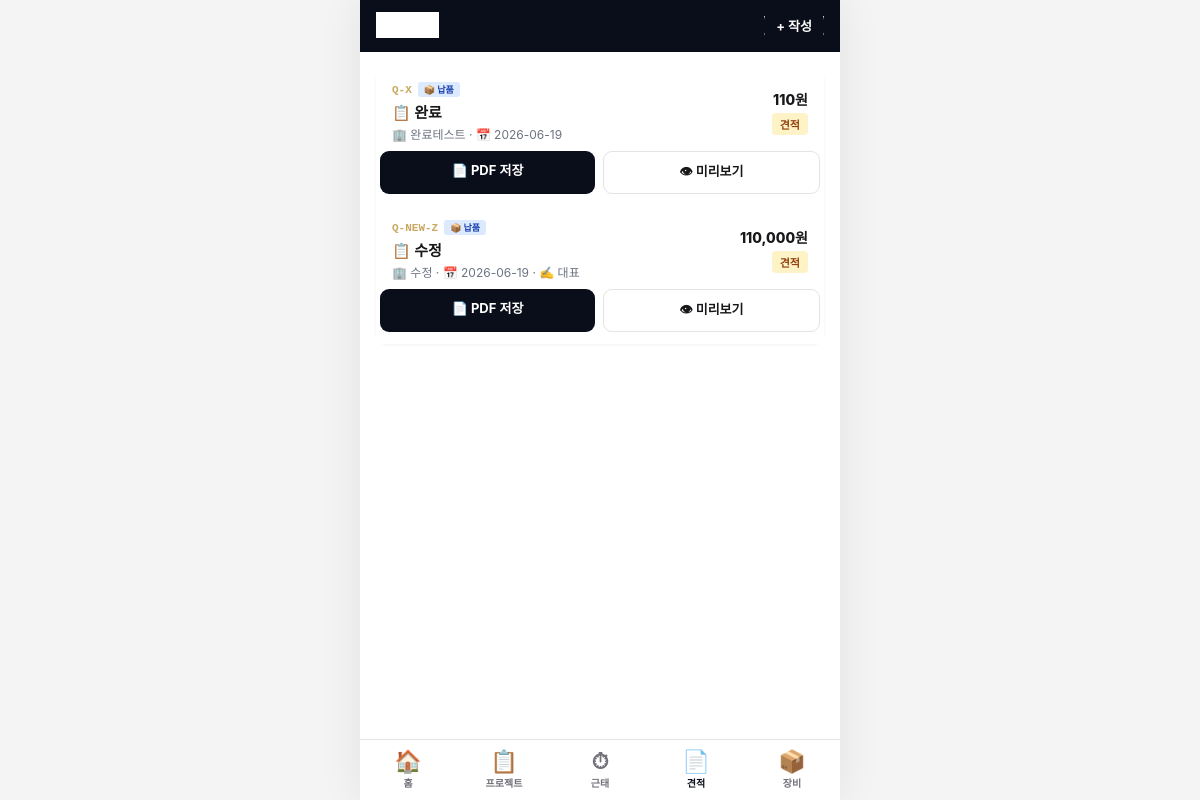
Screenshot of /m/quotes (signed in) with the database file from the repository.
### database.py (models this page shows)
class Quote(SQLModel, table=True):
    id: Optional[int] = Field(default=None, primary_key=True)
    quote_number: str = Field(unique=True, index=True)  # Q-2026-001
    quote_date: date
    event_date: Optional[date] = None    # 행사일 (선택)
    quote_type: str = "납품"  # 납품 / 렌탈
    rental_days: int = 1  # 렌탈일 경우 사용 일수
    vendor_id: Optional[int] = Field(default=None, foreign_key="vendor.id")
    vendor_name: str = ""  # 직접 입력도 가능
    vendor_contact: str = ""
    vendor_phone: str = ""
    project_name: str = ""
    subtotal: int = 0
    discount: int = 0
    after_discount: int = 0
    vat: int = 0
    total: int = 0
    vat_mode: str = "supply"
    status: str = "견적"  # 견적/수주/실주/보류/취소
    valid_until: Optional[date] = None
    payment_terms: str = "세금계산서 발행 후 30일 이내 입금"
    delivery_terms: str = "발주일로부터 협의 후 결정"
    notes: str = ""
    project_id: Optional[int] = Field(default=None, foreign_key="project.id", index=True)
    created_by: Optional[int] = Field(default=None, foreign_key="user.id")
    updated_by: Optional[int] = Field(default=None, foreign_key="user.id")   # 최종 수정자
    updated_at: Optional[datetime] = None
    created_at: datetime = Field(default_factory=datetime.utcnow)

class User(SQLModel, table=True):
    id: Optional[int] = Field(default=None, primary_key=True)
    username: str = Field(unique=True, index=True)
    password_hash: str
    name: str
    role: str = "staff"  # admin / staff
    phone: str = ""
    is_active: bool = True
    permissions_json: str = "{}"
    employee_type: str = "정직원"  # 정직원 / 알바생 / 관리자 (정직원만 출퇴근 버튼 사용)
    worker_id: Optional[int] = Field(default=None, foreign_key="worker.id", index=True)
    created_at: datetime = Field(default_factory=datetime.utcnow)

### routes_mobile.py (the view)
@router.get("/quotes", response_class=HTMLResponse)
def mobile_quotes(request: Request):
    user = _user(request)
    from permissions import has_permission
    if not has_permission(user, "quotes"):
        raise HTTPException(403, "견적서 권한이 없습니다.")
    from database import Quote, Project
    with Session(engine, expire_on_commit=False) as s:
        quotes = s.exec(select(Quote).order_by(Quote.quote_date.desc())).all()
        proj_map = {p.id: p.name for p in s.exec(select(Project)).all()}
        _names = {u.id: (u.name or u.username) for u in s.exec(select(User)).all()}
        rows = []
        for q in quotes:
            pname = (q.project_name or "").strip()
            if not pname and getattr(q, "project_id", None):
                pname = (proj_map.get(q.project_id) or "").strip()
            if not pname:
                pname = f"{q.quote_number} ({q.vendor_name or '거래처 미지정'})"
            rows.append({
                "id": q.id, "quote_number": q.quote_number,
                "quote_date": q.quote_date, "quote_type": q.quote_type,
                "vendor_name": q.vendor_name, "project_name": pname,
                "total": q.total, "status": q.status,
                "author_name": _names.get(q.created_by, ""),
            })
    return templates.TemplateResponse(request, "mobile/quotes.html", {
        "user": user, "quotes": rows,
    })

### templates/mobile/quotes.html (shortened to what this page needs)
{% extends "mobile/base.html" %}
{% set active_tab = 'quotes' %}
{% set back_url = '/m/' %}
{% block header_right %}<a href="/m/quote/new" style="background:#0A0E1A; color:white; padding:6px 12px; border-radius:8px; font-size:13px; font-weight:700; text-decoration:none;">+ 작성</a>{% endblock %}
{% block content %}
{% if quotes %}
<div class="m-card" style="padding: 0;">
  {% for q in quotes %}
  <a href="/quotes/{{ q.id }}" class="list-item" target="_blank">
    <div class="list-item-inner">
      <div style="display: flex; gap: 6px; align-items: center; margin-bottom: 4px;">
        <span style="font-family: ui-monospace, monospace; font-size: 11px; color: #C9A961; font-weight: 700;">{{ q.quote_number }}</span>
        {% if q.quote_type == '렌탈' %}
        <span style="font-size: 9px; padding: 1px 6px; background: #FED7AA; color: #9A3412; border-radius: 3px; font-weight: 700;">🎬 렌탈</span>
        {% else %}
        <span style="font-size: 9px; padding: 1px 6px; background: #DBEAFE; color: #1E40AF; border-radius: 3px; font-weight: 700;">📦 납품</span>
        {% endif %}
      </div>
      <div class="list-item-title" style="font-size: 15px; font-weight: 700; margin-bottom: 3px;">
        📋 {{ q.project_name or '(프로젝트명 미입력)' }}
      </div>
      <div class="list-item-sub" style="font-size: 12px; color: #6B7280;">
        🏢 {{ q.vendor_name or '(거래처 미입력)' }} · 📅 {{ q.quote_date }}{% if q.author_name %} · ✍ {{ q.author_name }}{% endif %}
      </div>
    </div>
    <div style="display: flex; flex-direction: column; align-items: end; gap: 4px;">
      {% if request.state.can_view_revenue %}
      <div style="font-weight: 800; font-size: 14px; color: #18181B;">{{ '{:,}'.format(q.total) }}원</div>
      {% endif %}
      {% if q.status == '수주' %}<span class="badge badge-green">수주</span>
      {% elif q.status == '실주' %}<span class="badge badge-red">실주</span>
      {% elif q.status == '견적' %}<span class="badge badge-yellow">견적</span>
      {% else %}<span class="badge badge-gray">{{ q.status }}</span>{% endif %}
    </div>
  </a>
  {% if request.state.can_view_revenue %}
  <div style="display:flex; gap:8px; padding:0 4px 12px; margin-top:-6px;">
    <a href="/quotes/{{ q.id }}/pdf"
       style="flex:1; text-align:center; padding:9px 0; background-color:#0A0E1A;
              background-image:linear-gradient(to bottom,#0A0E1A 0%,#0A0E1A 100%);
              color:#FFFFFF; border-radius:9px; font-size:13px; font-weight:700;
              text-decoration:none;">📄 PDF 저장</a>
    <a href="/quotes/{{ q.id }}/pdf?inline=1" target="_blank"
       style="flex:1; text-align:center; padding:9px 0; background-color:#FFFFFF;
              background-image:linear-gradient(to bottom,#FFFFFF 0%,#FFFFFF 100%);
              color:#18181B; border:1.5px solid #E4E4E7; border-radius:9px;
              font-size:13px; font-weight:700; text-decoration:none;">👁 미리보기</a>
  </div>
  {% endif %}
  {% endfor %}
</div>
{% endif %}
{% endblock %}

### templates/mobile/base.html (style rules this page uses)
:root { color-scheme: light; }
html, body { color-scheme: light; background: #FFFFFF; background-color: #FFFFFF; }
html, body { background-image: linear-gradient(to bottom, #F4F4F5 0%, #F4F4F5 100%) !important; }
:where(div, p, span, td, th, tr, table, tbody, thead, section, main, ul, ol, li) { background-image: linear-gradient(to bottom, #FFFFFF 0%, #FFFFFF 100%); background-color: #FFFFFF; }
* { box-sizing: border-box; -webkit-tap-highlight-color: transparent; }
html, body { margin: 0; padding: 0; height: 100%; font-family: 'Pretendard', -apple-system, system-ui, sans-serif; background: #F4F4F5; color: #18181B; -webkit-font-smoothing: antialiased; }
body { padding-bottom: calc(72px + env(safe-area-inset-bottom)); }
.m-card { background: white; border-radius: 12px; padding: 16px; margin-bottom: 12px; box-shadow: 0 1px 3px rgba(0,0,0,0.06); }
.list-item { background: white; padding: 14px 16px; border-bottom: 1px solid #F4F4F5; display: flex; align-items: center; justify-content: space-between; text-decoration: none; color: #18181B; }
.list-item:first-child { border-radius: 12px 12px 0 0; }
.list-item-inner { flex: 1; min-width: 0; }
.list-item-title { font-size: 15px; font-weight: 700; margin-bottom: 2px; }
.list-item-sub { font-size: 12px; color: #71717A; }
.badge { display: inline-block; padding: 3px 8px; border-radius: 4px; font-size: 11px; font-weight: 700; }
.badge-yellow { background: #FEF3C7; color: #92400E; }
@media (min-width: 768px) { body { max-width: 480px; margin: 0 auto; background: white; box-shadow: 0 0 40px rgba(0,0,0,0.08); min-height: 100vh; } }
.card, .kpi, .list-item, .m-header, .tabbar, .tab, .btn-secondary, .m-btn, .q-item, .m-card, .m-section, input, select, textarea { background-image: linear-gradient(to bottom, #FFFFFF 0%, #FFFFFF 100%) !important; background-color: #FFFFFF !important; }
.badge-yellow { background-image: linear-gradient(to bottom, #FEF3C7 0%, #FEF3C7 100%) !important; }
html, body { background-color: #F4F4F5 !important; background-image: linear-gradient(to bottom, #F4F4F5 0%, #F4F4F5 100%) !important; }
@media (min-width: 481px) { body { background-color: #FFFFFF !important; background-image: linear-gradient(to bottom, #FFFFFF 0%, #FFFFFF 100%) !important; } }

### rows the page displays
Quote: quote_number "Q-X", quote_type "📦 납품", project_name "완료", vendor_name "완료테스트", quote_date "2026-06-19", total "110", status "견적"
Quote: quote_number "Q-NEW-Z", project_name "수정", vendor_name "수정", quote_date "2026-06-19", total "110,000"
User: author_name "대표"
